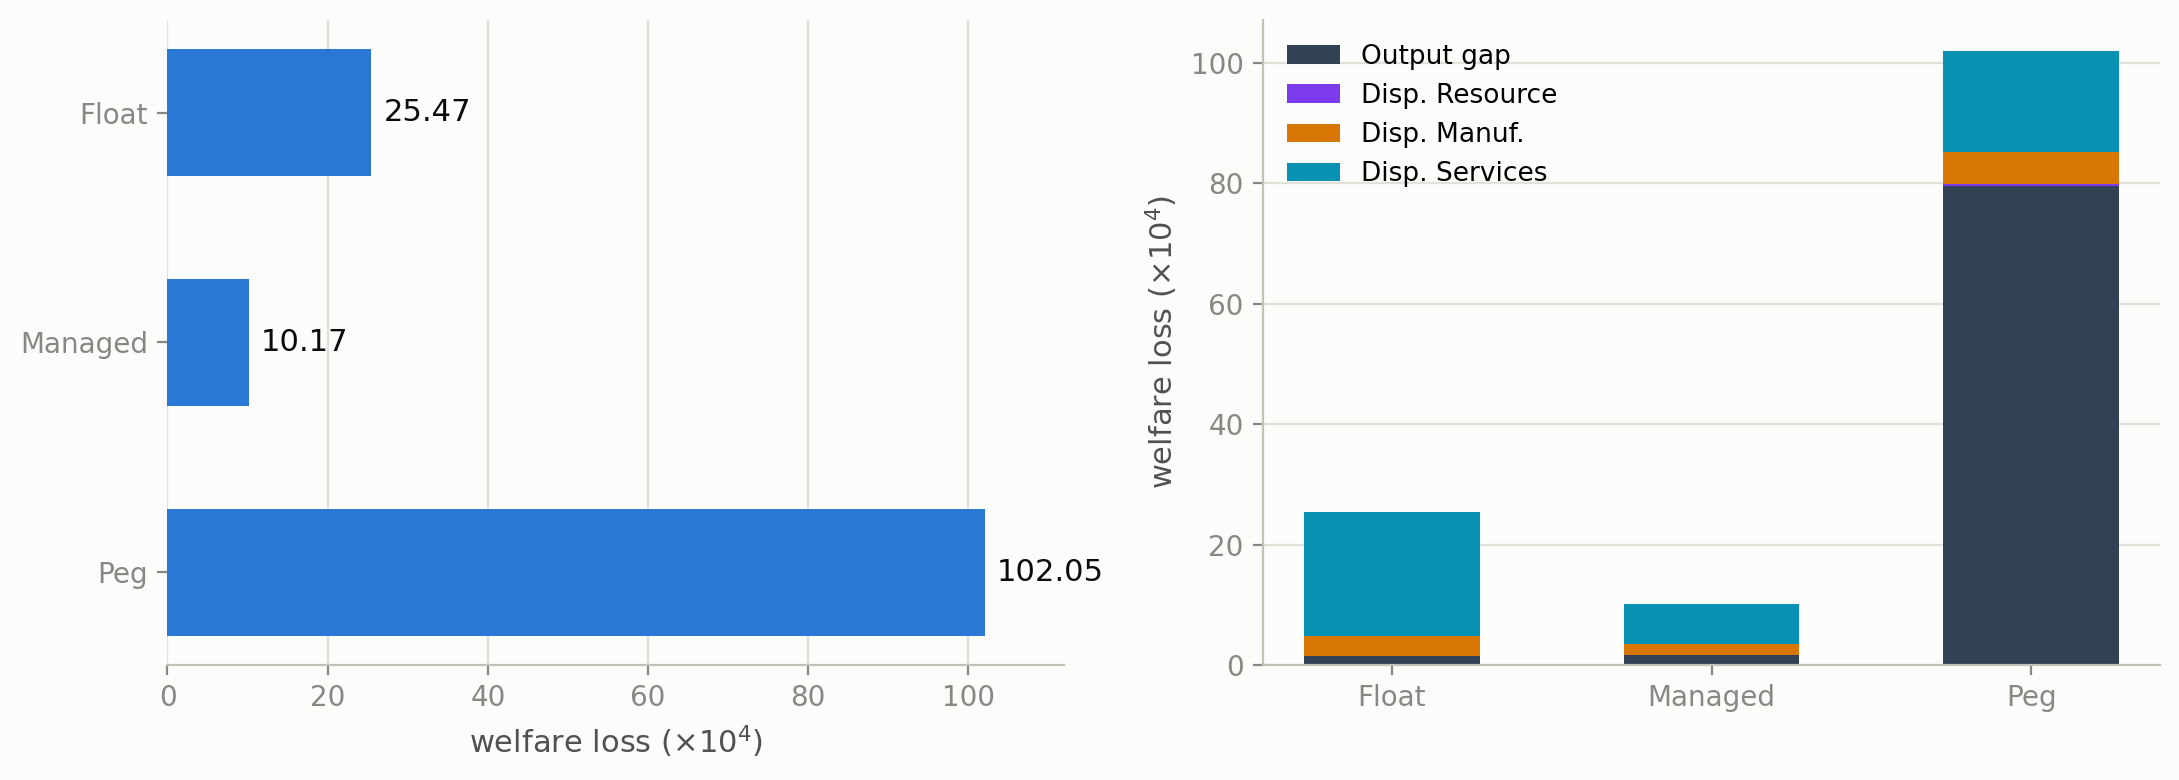

Write the Python code that produced this figure.
import matplotlib
matplotlib.use("Agg")
import matplotlib.pyplot as plt
import numpy as np

regimes = ["Float", "Managed", "Peg"]
totals = [25.47, 10.17, 102.05]

output_gap = [1.41, 1.61, 79.53]
disp_resource = [0.04, 0.04, 0.37]
disp_manuf = [3.30, 1.82, 5.36]
disp_services = [20.73, 6.70, 16.79]

COLOR_TOTAL = "#2a78d6"
COLOR_OUTPUT_GAP = "#334155"
COLOR_RESOURCE = "#7c3aed"
COLOR_MANUF = "#d97706"
COLOR_SERVICES = "#0891b2"
SURFACE = "#fcfcfb"

fig, axes = plt.subplots(1, 2, figsize=(11, 4.0), dpi=200)
fig.patch.set_facecolor(SURFACE)

# --- Left: total welfare loss, horizontal bars ---
ax = axes[0]
ax.set_facecolor(SURFACE)
y = np.arange(len(regimes))
bars = ax.barh(y, totals, color=COLOR_TOTAL, height=0.55)
for rect, v in zip(bars, totals):
    ax.text(rect.get_width() + 1.5, rect.get_y() + rect.get_height() / 2, f"{v:.2f}",
            va="center", fontsize=11, color="#0b0b0b")
ax.set_yticks(y)
ax.set_yticklabels(regimes, fontsize=12, color="#0b0b0b")
ax.set_xlabel("welfare loss ($\\times10^4$)", fontsize=11, color="#52514e")
ax.set_xlim(0, 112)
ax.invert_yaxis()
ax.spines["top"].set_visible(False)
ax.spines["right"].set_visible(False)
ax.spines["left"].set_visible(False)
ax.spines["bottom"].set_color("#c3c2b7")
ax.tick_params(colors="#898781", labelsize=10)
ax.xaxis.grid(True, color="#e1e0d9", linewidth=0.8, zorder=0)
ax.set_axisbelow(True)

# --- Right: output-gap vs. sector dispersion, stacked bars ---
ax = axes[1]
ax.set_facecolor(SURFACE)
x = np.arange(len(regimes))
width = 0.55
bottom = np.zeros(len(regimes))
for label, vals, color in [
    ("Output gap", output_gap, COLOR_OUTPUT_GAP),
    ("Disp. Resource", disp_resource, COLOR_RESOURCE),
    ("Disp. Manuf.", disp_manuf, COLOR_MANUF),
    ("Disp. Services", disp_services, COLOR_SERVICES),
]:
    ax.bar(x, vals, width, bottom=bottom, color=color, label=label)
    bottom += np.array(vals)
ax.set_xticks(x)
ax.set_xticklabels(regimes, fontsize=12, color="#0b0b0b")
ax.set_ylabel("welfare loss ($\\times10^4$)", fontsize=11, color="#52514e")
ax.legend(loc="upper left", frameon=False, fontsize=9.5)
ax.spines["top"].set_visible(False)
ax.spines["right"].set_visible(False)
ax.spines["left"].set_color("#c3c2b7")
ax.spines["bottom"].set_color("#c3c2b7")
ax.tick_params(colors="#898781", labelsize=10)
ax.yaxis.grid(True, color="#e1e0d9", linewidth=0.8, zorder=0)
ax.set_axisbelow(True)

fig.tight_layout()
fig.savefig("welfare_headline.pdf", facecolor=fig.get_facecolor(), bbox_inches="tight")
fig.savefig("welfare_headline.png", facecolor=fig.get_facecolor(), bbox_inches="tight")
print("saved")
